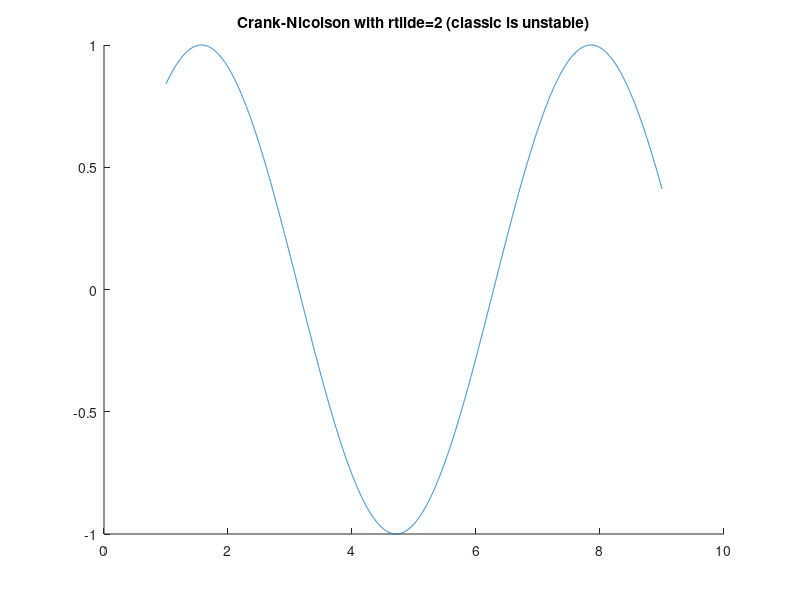

This chart was generated by the following MATLAB code: (Note: this script raises an error after producing the figure.)
% Matt McDade
% ANM 2 
% Homework 7

% I know this isn't right

alpha = 2;
dx = 1e-3;
dt = 1e-3;
x = 1:dx:9;
N = length(x);
u = zeros(N,1);
rt = alpha*dt/dx^2

AL(1) = 0; AM(1) = 1; AR(1) = 0;
for i=2:N-1
   AL(i) = -rt/2;
   AM(i) = 1+rt;
   AR(i) = -rt/2;
end
AL(N) = 0; AM(N) = 1; AR(N) = 0;

hold on;
u = sin(x);
plot(x,u),title('Crank-Nicolson with rtilde=2 (classic is unstable)')

for n=1:599
   b(1) = 0;
   for i=2:N-1
      b(i) = u(i)+rt/2*(u(i-1)-2*u(i)+u(i+1));
   end
   b(N) = 0;
   u = tridiag(AL,AM,AR,b);
   
   % plot every 10% of the way
   np = (N-1)/10;
   if (mod(n, np) == 0)
       plot(x, u)
   end
end